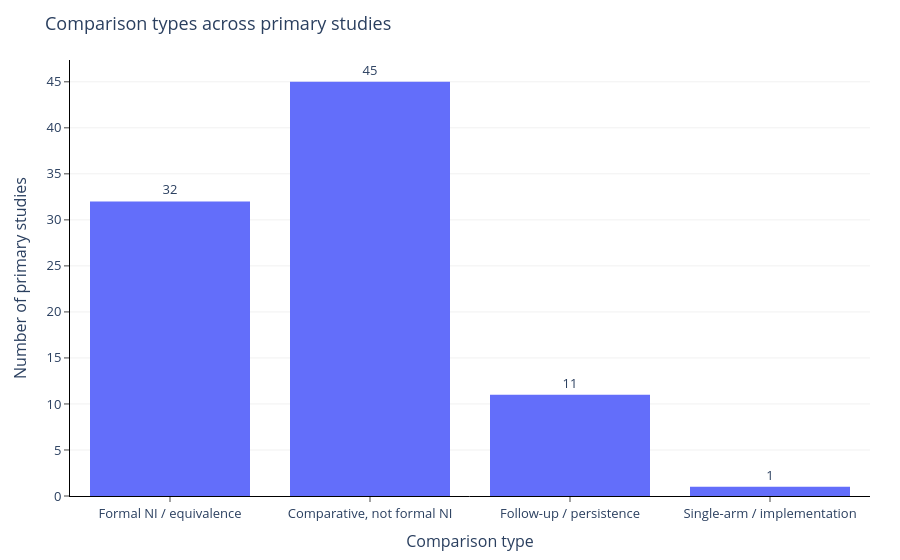

Notebook source saved alongside this figure:
### Code cell
# Figure 2: Comparison type across non-review records
order = [
    "Formal NI / equivalence",
    "Comparative, not formal NI",
    "Exploratory / no standard comparator",
    "Follow-up / persistence",
    "Single-arm / implementation",
]
plot_df = comparison_type_counts.copy()
plot_df["Comparison type"] = pd.Categorical(plot_df["Comparison type"], categories=order, ordered=True)
plot_df = plot_df.sort_values("Comparison type")

fig = px.bar(
    plot_df,
    x="Comparison type",
    y="Number of papers",
    text="Number of papers",
)
fig.update_traces(
    textposition="outside",
    hovertemplate="%{x}<br>Studies: %{y}<br>Percent: %{customdata[0]}%<extra></extra>",
    customdata=plot_df[["Percent of non-review records"]].to_numpy(),
    marker_line_width=0,
)
fig = apply_clean_plotly_style(fig, x_title="Comparison type", y_title="Number of non-review records")
fig.update_layout(title="Comparison types across non-review records", showlegend=False)
fig.show()
save_plotly(fig, "comparison_type_counts")

### Figure 1 — Plotly figure (JSON) as saved in the notebook; plotly's stock layout.template omitted (floating-point values rounded to 4 significant figures)
{"data": [{"customdata": [[36.0], [50.6], [12.4], [1.1]], "hovertemplate": "%{x}<br>Studies: %{y}<br>Percent: %{customdata[0]}%<extra></extra>", "legendgroup": "", "marker": {"color": "#636efa", "line": {"width": 0}, "pattern": {"shape": ""}}, "name": "", "orientation": "v", "showlegend": false, "text": [32.0, 45.0, 11.0, 1.0], "textposition": "outside", "type": "bar", "x": ["Formal NI / equivalence", "Comparative, not formal NI", "Follow-up / persistence", "Single-arm / implementation"], "xaxis": "x", "y": [32, 45, 11, 1], "yaxis": "y"}], "layout": {"barmode": "relative", "font": {"size": 13}, "legend": {"orientation": "h", "tracegroupgap": 0, "x": 0, "xanchor": "left", "y": 1.02, "yanchor": "bottom"}, "margin": {"b": 60, "l": 70, "r": 30, "t": 60}, "paper_bgcolor": "white", "plot_bgcolor": "white", "showlegend": false, "title": {"text": "Comparison types across primary studies"}, "xaxis": {"anchor": "y", "domain": [0, 1], "linecolor": "black", "linewidth": 1, "showgrid": false, "showline": true, "ticks": "outside", "title": {"text": "Comparison type"}, "zeroline": false}, "yaxis": {"anchor": "x", "domain": [0, 1], "gridcolor": "rgba(0,0,0,0.12)", "gridwidth": 0.5, "linecolor": "black", "linewidth": 1, "showgrid": true, "showline": true, "ticks": "outside", "title": {"text": "Number of primary studies"}, "zeroline": false}}}
